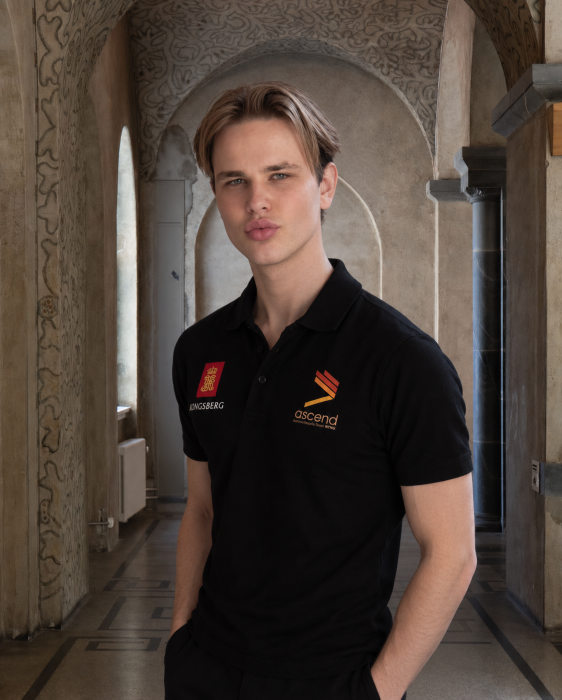
#> input picture data/task1.png, 1124 x 1399 px, found by its file name (shown at 1/2 size)
$ python task1.py
#> lines starting #> are read from the running program, lines starting #| are printed output that depends on the picture
"""Teacher solution for Task 1. Run from the repository root."""
import cv2


def open_image(image_path):
#> called with image_path = 'data/task1.png'
    image = cv2.imread(image_path)
#> image is the input picture: shape (1399, 1124, 3); mean B, G, R 57.8, 65.9, 77.9
    if image is None:
        raise FileNotFoundError(f"Could not open {image_path}. Run from the repository root.")
    return image


def make_black_and_white(image):
    return cv2.cvtColor(image, cv2.COLOR_BGR2GRAY)
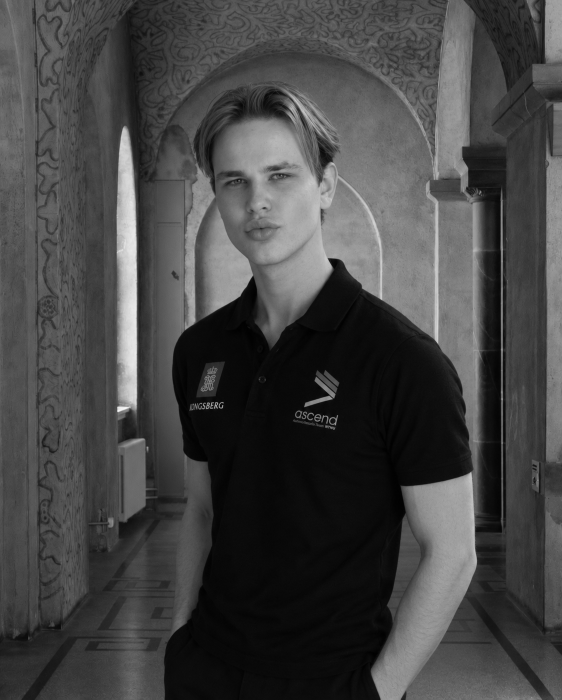
#> returned value: shape (1399, 1124) (shown at 1/2 size); min 0, max 246, mean 68.5


def display_image(image):
    cv2.namedWindow("Task 1 - grayscale", cv2.WINDOW_NORMAL)
    cv2.resizeWindow("Task 1 - grayscale", 600, 700)
    cv2.imshow("Task 1 - grayscale", image)
    cv2.waitKey(0)
    cv2.destroyAllWindows()


def main():
    image = open_image("data/task1.png")
    gray = make_black_and_white(image)
    display_image(gray)


if __name__ == "__main__":
    main()

$ run again, with data/task3.png copied over data/task1.png
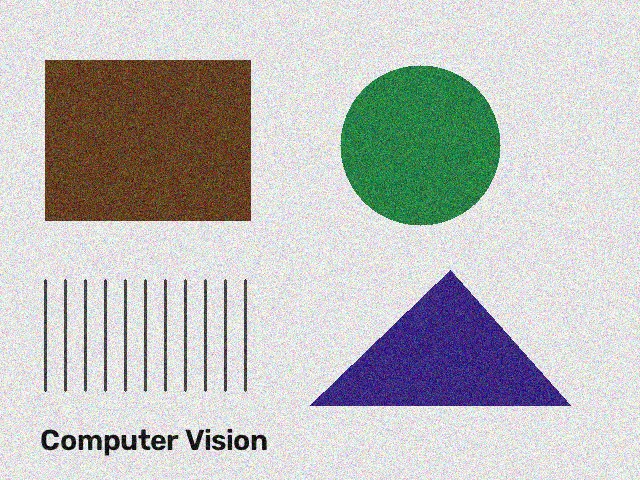
#> input picture data/task3.png, 640 x 480 px, found by its file name
#> in open_image, image is the input picture: shape (480, 640, 3); mean B, G, R 187.5, 189.5, 188.4
#> in make_black_and_white, `return cv2.cvtColor(image, cv2.COLOR_BGR2GRAY)`:
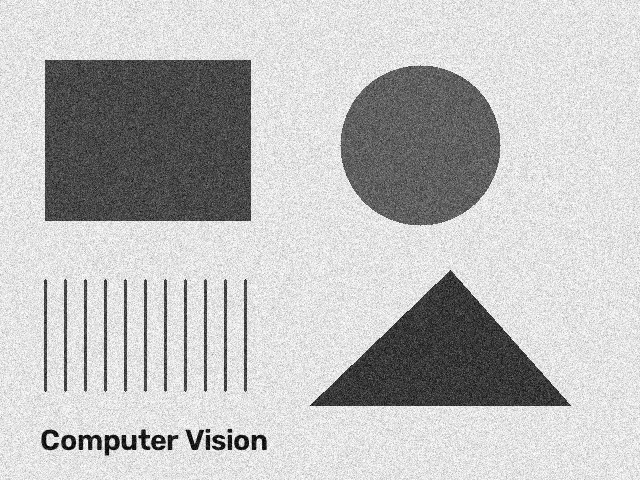
#> returned value: shape (480, 640); min 0, max 255, mean 188.9
